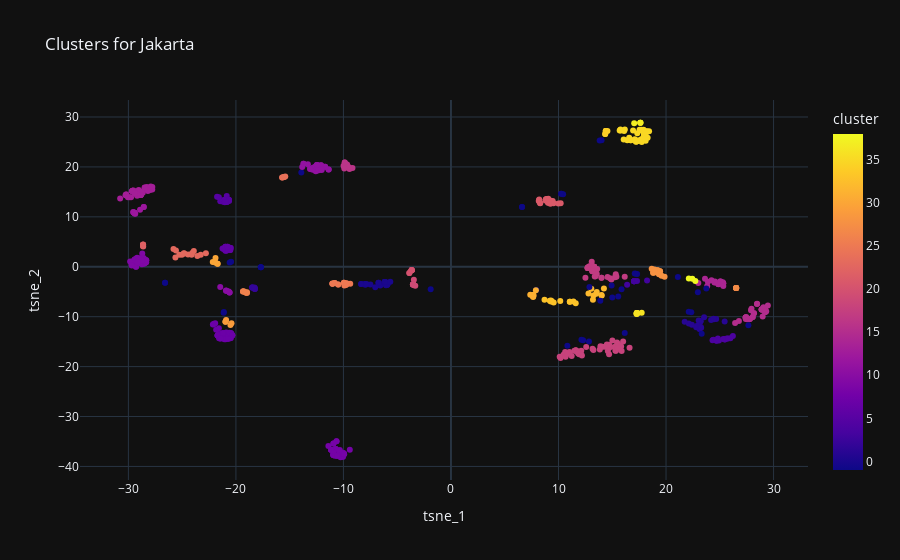

Notebook code for this chart:
### Code cell
# visualizing the plot in plotly
px.scatter(indonesia_train_tsne_df, x="tsne_1", y="tsne_2", color = "cluster",  template = "plotly_dark", title = "Clusters for Jakarta")

### Figure 1 — Plotly figure (JSON) as saved in the notebook; plotly's stock layout.template omitted (floating-point values rounded to 4 significant figures; data arrays with more than 128 entries replaced by an {"elided": "..."} marker saying what was removed)
{"data": [{"hovertemplate": "tsne_1=%{x}<br>tsne_2=%{y}<br>cluster=%{marker.color}<extra></extra>", "legendgroup": "", "marker": {"color": {"elided": "648 int values"}, "coloraxis": "coloraxis", "symbol": "circle"}, "mode": "markers", "name": "", "orientation": "v", "showlegend": false, "type": "scatter", "x": {"elided": "648 float values"}, "xaxis": "x", "y": {"elided": "648 float values"}, "yaxis": "y"}], "layout": {"coloraxis": {"colorbar": {"title": {"text": "cluster"}}, "colorscale": [[0, "#0d0887"], [0.1111, "#46039f"], [0.2222, "#7201a8"], [0.3333, "#9c179e"], [0.4444, "#bd3786"], [0.5556, "#d8576b"], [0.6667, "#ed7953"], [0.7778, "#fb9f3a"], [0.8889, "#fdca26"], [1, "#f0f921"]]}, "legend": {"tracegroupgap": 0}, "title": {"text": "Clusters for Jakarta"}, "xaxis": {"anchor": "y", "domain": [0, 1], "title": {"text": "tsne_1"}}, "yaxis": {"anchor": "x", "domain": [0, 1], "title": {"text": "tsne_2"}}}}
